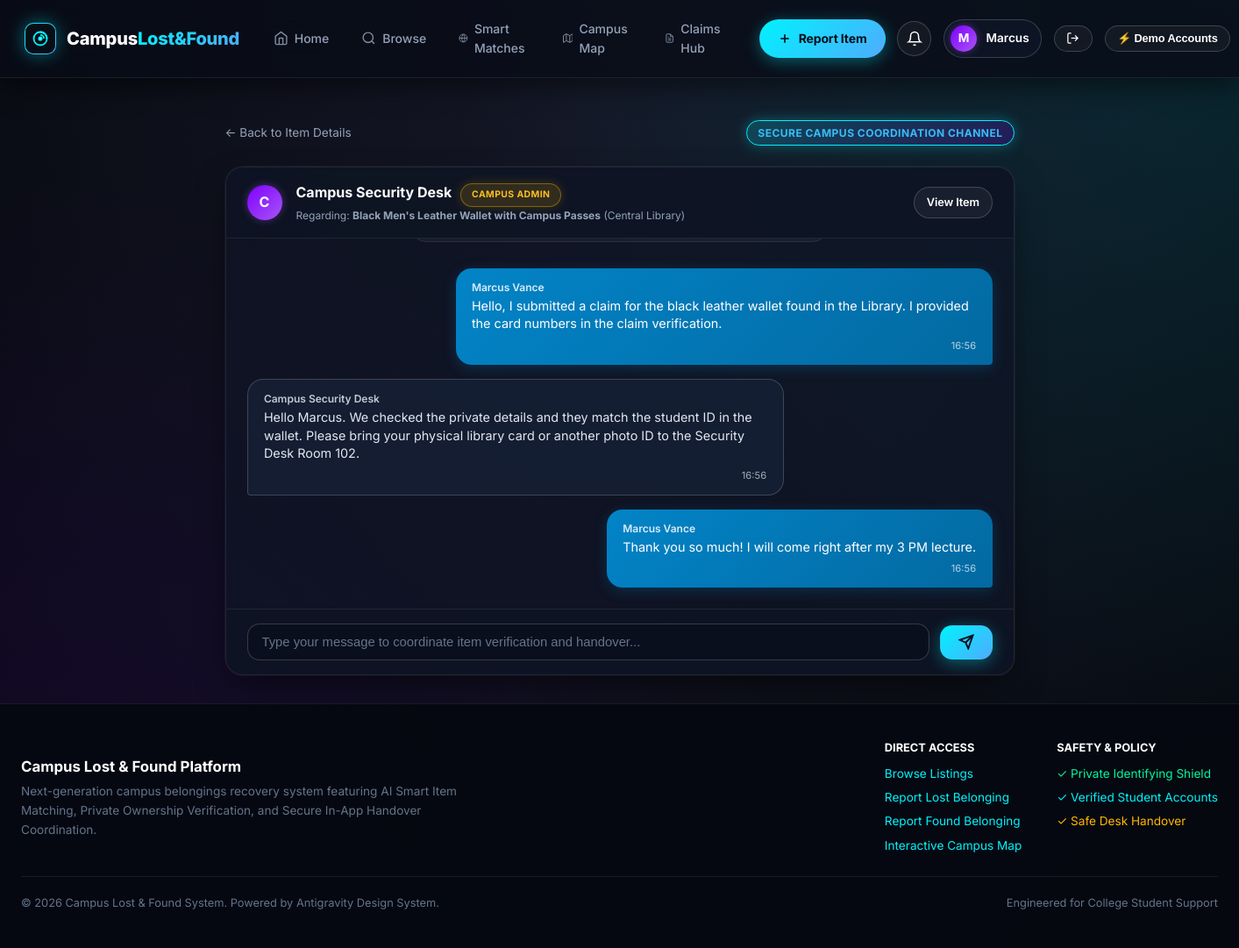
The app's page /messages/4 (signed in) with its own data.
### tables this page shows
CREATE TABLE users (
        id INTEGER PRIMARY KEY AUTOINCREMENT,
        name TEXT NOT NULL,
        email TEXT UNIQUE NOT NULL,
        usn TEXT UNIQUE NOT NULL,
        password_hash TEXT NOT NULL,
        role TEXT NOT NULL DEFAULT 'student',
        department TEXT DEFAULT 'General',
        phone TEXT DEFAULT '',
        avatar TEXT DEFAULT 'default.png',
        created_at TIMESTAMP DEFAULT CURRENT_TIMESTAMP
    );

CREATE TABLE items (
        id INTEGER PRIMARY KEY AUTOINCREMENT,
        user_id INTEGER NOT NULL,
        type TEXT NOT NULL CHECK(type IN ('LOST', 'FOUND')),
        title TEXT NOT NULL,
        category TEXT NOT NULL,
        description TEXT NOT NULL,
        private_details TEXT DEFAULT '',
        location TEXT NOT NULL,
        item_date TEXT NOT NULL,
        item_time TEXT DEFAULT '',
        contact_method TEXT DEFAULT 'In-App Handover Chat',
        image_path TEXT DEFAULT '',
        status TEXT NOT NULL DEFAULT 'OPEN' CHECK(status IN ('OPEN', 'CLAIM_PENDING', 'RETURNED', 'ARCHIVED')),
        view_count INTEGER DEFAULT 0,
        created_at TIMESTAMP DEFAULT CURRENT_TIMESTAMP,
        resolved_at TIMESTAMP, latitude REAL DEFAULT 0.0, longitude REAL DEFAULT 0.0,
        FOREIGN KEY (user_id) REFERENCES users (id) ON DELETE CASCADE
    );

CREATE TABLE messages (
        id INTEGER PRIMARY KEY AUTOINCREMENT,
        claim_id INTEGER,
        item_id INTEGER NOT NULL,
        sender_id INTEGER NOT NULL,
        recipient_id INTEGER NOT NULL,
        message TEXT NOT NULL,
        created_at TIMESTAMP DEFAULT CURRENT_TIMESTAMP,
        is_read INTEGER DEFAULT 0,
        FOREIGN KEY (claim_id) REFERENCES claims (id) ON DELETE CASCADE,
        FOREIGN KEY (item_id) REFERENCES items (id) ON DELETE CASCADE,
        FOREIGN KEY (sender_id) REFERENCES users (id) ON DELETE CASCADE,
        FOREIGN KEY (recipient_id) REFERENCES users (id) ON DELETE CASCADE
    );

### app.py (the view, shortened to what this page needs)
@app.route('/messages/<int:item_id>', methods=['GET', 'POST'])
@login_required
def item_messages(item_id):
    conn = get_db()
    cursor = conn.cursor()
    cursor.execute("""
    SELECT i.*, u.name as reporter_name, u.email as reporter_email
    FROM items i
    JOIN users u ON i.user_id = u.id
    WHERE i.id = ?
    """, (item_id,))
    item = cursor.fetchone()
    if not item:
        conn.close()
        flash('Item not found.', 'warning')
        return redirect(url_for('browse'))
    item = dict(item)
    current_user_id = session['user_id']
    partner_id = request.args.get('with', type=int)
    if current_user_id == item['user_id']:
        if not partner_id:
            cursor.execute("SELECT claimant_id FROM claims WHERE item_id = ? ORDER BY created_at DESC LIMIT 1", (item_id,))
            claimant = cursor.fetchone()
            if claimant:
                partner_id = claimant['claimant_id']
            else:
                conn.close()
                flash('No claim or chat partner found for this item yet.', 'info')
                return redirect(url_for('item_detail', item_id=item_id))
    else:
        partner_id = item['user_id']
    cursor.execute("SELECT * FROM users WHERE id = ?", (partner_id,))
    chat_partner = cursor.fetchone()
    if not chat_partner:
        conn.close()
        flash('Chat recipient could not be found.', 'warning')
        return redirect(url_for('item_detail', item_id=item_id))
    chat_partner = dict(chat_partner)
    cursor.execute("""
    SELECT m.*, u.name as sender_name, u.role as sender_role
    FROM messages m
    JOIN users u ON m.sender_id = u.id
    WHERE m.item_id = ?
      AND ((m.sender_id = ? AND m.recipient_id = ?) OR (m.sender_id = ? AND m.recipient_id = ?))
    ORDER BY m.created_at ASC
    """, (item_id, current_user_id, partner_id, partner_id, current_user_id))
    messages = [dict(r) for r in cursor.fetchall()]
    cursor.execute("""
    UPDATE messages SET is_read = 1
    WHERE item_id = ? AND recipient_id = ? AND sender_id = ?
    """, (item_id, current_user_id, partner_id))
    conn.commit()
    conn.close()
    return render_template(
        'messages.html',
        item=item,
        chat_partner=chat_partner,
        messages=messages
    )

### app.py (called while the page is built)
def login_required(f):
    @wraps(f)
    def decorated_function(*args, **kwargs):
        if 'user_id' not in session:
            flash('Please sign in to access this page.', 'warning')
            return redirect(url_for('login', next=request.url))
        return f(*args, **kwargs)
    return decorated_function

### database.py (called while the page is built)
def get_db():
    db_path = Config.DATABASE
    conn = sqlite3.connect(db_path)
    conn.row_factory = sqlite3.Row
    conn.execute("PRAGMA foreign_keys = ON")
    return conn

### templates/messages.html (shortened to what this page needs)
{% extends "base.html" %}
{% block content %}
<div style="max-width: 900px; margin: 0 auto;">
  <div style="margin-bottom: 1.5rem; display: flex; align-items: center; justify-content: space-between;">
    <a href="{{ url_for('item_detail', item_id=item['id']) }}" style="color: var(--text-muted); font-size: 0.85rem; display: flex; align-items: center; gap: 6px;">
      &larr; Back to Item Details
    </a>
    <span class="ag-badge ag-badge-match">Secure Campus Coordination Channel</span>
  </div>
  <div class="ag-chat-container">
    <div class="ag-chat-header">
      <div style="display: flex; align-items: center; gap: 1rem;">
        <div class="ag-avatar-sm" style="width: 40px; height: 40px; font-size: 1rem;">
          {{ chat_partner['name'][0] }}
        </div>
        <div>
          <div style="font-weight: 700; color: #fff; font-size: 1rem;">
            {{ chat_partner['name'] }}
            {% if chat_partner['role'] == 'admin' %}
              <span class="ag-badge ag-badge-pending" style="font-size: 0.65rem; margin-left: 6px;">Campus Admin</span>
            {% endif %}
          </div>
          <div style="font-size: 0.75rem; color: var(--text-muted);">
            Regarding: <strong>{{ item['title'] }}</strong> ({{ item['location'] }})
          </div>
        </div>
      </div>
      <a href="{{ url_for('item_detail', item_id=item['id']) }}" class="ag-btn ag-btn-glass ag-btn-sm">
        View Item
      </a>
    </div>
    <div class="ag-chat-messages" id="chat-messages-box">
      <div style="text-align: center; margin: 0.5rem 0 1rem;">
        <span style="font-size: 0.75rem; color: var(--text-dim); background: rgba(255, 255, 255, 0.04); padding: 0.35rem 0.85rem; border-radius: var(--radius-pill); border: 1px solid var(--border-glass);">
        </span>
      </div>
      {% for msg in messages %}
        <div class="ag-message-bubble {% if msg['sender_id'] == session['user_id'] %}ag-msg-me{% else %}ag-msg-partner{% endif %}">
          <div style="font-size: 0.75rem; font-weight: 600; margin-bottom: 2px; opacity: 0.85;">
            {{ msg['sender_name'] }}
          </div>
          <div>{{ msg['message'] }}</div>
          <div class="ag-msg-time">{{ msg['created_at'][11:16] }}</div>
        </div>
      {% endfor %}
    </div>
    <form method="POST" action="{{ url_for('item_messages', item_id=item['id'], with=chat_partner['id']) }}" class="ag-chat-input-bar">
      <input type="text" name="message" class="ag-input" placeholder="Type your message to coordinate item verification and handover..." required autocomplete="off" autofocus>
      <button type="submit" class="ag-btn ag-btn-primary" style="border-radius: var(--radius-md);">
        <svg viewBox="0 0 24 24" width="18" height="18" fill="none" stroke="currentColor" stroke-width="2.5"><line x1="22" y1="2" x2="11" y2="13"></line><polygon points="22 2 15 22 11 13 2 9 22 2"></polygon></svg>
      </button>
    </form>
  </div>
</div>
{% endblock %}

### templates/base.html (shortened to what this page needs)
<!DOCTYPE html>
<html lang="en">
<head>
  <link rel="stylesheet" href="{{ url_for('static', filename='css/antigravity.css') }}">
</head>
<body>
  <nav class="ag-navbar">
    <div class="ag-nav-container">
      <a href="{{ url_for('index') }}" class="ag-brand">
        <div class="ag-logo-orb">
          <svg viewBox="0 0 24 24">
            <circle cx="12" cy="12" r="9"/>
            <path d="M12 3a9 9 0 0 1 9 9M12 7a5 5 0 0 1 5 5"/>
            <circle cx="12" cy="12" r="2" fill="currentColor"/>
          </svg>
        </div>
        <div class="ag-brand-text">
          Campus<span>Lost&Found</span>
        </div>
      </a>
      <ul class="ag-nav-links">
        <li>
          <a href="{{ url_for('index') }}" class="ag-nav-link {% if request.endpoint == 'index' %}active{% endif %}">
            <svg viewBox="0 0 24 24" fill="none" stroke="currentColor" stroke-width="2"><path d="M3 9l9-7 9 7v11a2 2 0 0 1-2 2H5a2 2 0 0 1-2-2z"></path><polyline points="9 22 9 12 15 12 15 22"></polyline></svg>
            Home
          </a>
        </li>
        <li>
          <a href="{{ url_for('browse') }}" class="ag-nav-link {% if request.endpoint == 'browse' %}active{% endif %}">
            <svg viewBox="0 0 24 24" fill="none" stroke="currentColor" stroke-width="2"><circle cx="11" cy="11" r="8"></circle><line x1="21" y1="21" x2="16.65" y2="16.65"></line></svg>
            Browse
          </a>
        </li>
        <li>
          <a href="{{ url_for('smart_matches_view') }}" class="ag-nav-link {% if request.endpoint == 'smart_matches_view' %}active{% endif %}">
            <svg viewBox="0 0 24 24" fill="none" stroke="currentColor" stroke-width="2"><circle cx="12" cy="12" r="10"></circle><path d="M12 2a14.5 14.5 0 0 0 0 20 14.5 14.5 0 0 0 0-20"></path><path d="M2 12h20"></path></svg>
            Smart Matches
          </a>
        </li>
        <li>
          <a href="{{ url_for('campus_map') }}" class="ag-nav-link {% if request.endpoint == 'campus_map' %}active{% endif %}">
            <svg viewBox="0 0 24 24" fill="none" stroke="currentColor" stroke-width="2"><polygon points="1 6 1 22 8 18 16 22 23 18 23 2 16 6 8 2 1 6"></polygon><line x1="8" y1="2" x2="8" y2="18"></line><line x1="16" y1="6" x2="16" y2="22"></line></svg>
            Campus Map
          </a>
        </li>
        {% if session.get('user_id') %}
        <li>
          <a href="{{ url_for('claims') }}" class="ag-nav-link {% if request.endpoint == 'claims' %}active{% endif %}">
            Claims Hub
          </a>
        </li>
        {% endif %}
      </ul>
      <div class="ag-nav-actions">
        <a href="{{ url_for('report_item') }}" class="ag-btn ag-btn-primary">
          <svg viewBox="0 0 24 24" width="16" height="16" fill="none" stroke="currentColor" stroke-width="2.5"><line x1="12" y1="5" x2="12" y2="19"></line><line x1="5" y1="12" x2="19" y2="12"></line></svg>
          Report Item
        </a>
        {% if current_user %}
        <a href="{{ url_for('notifications') }}" class="ag-btn ag-btn-glass" style="position: relative; padding: 0.6rem;" title="Notifications">
          <svg viewBox="0 0 24 24" width="18" height="18" fill="none" stroke="currentColor" stroke-width="2"><path d="M18 8A6 6 0 0 0 6 8c0 7-3 9-3 9h18s-3-2-3-9"></path><path d="M13.73 21a2 2 0 0 1-3.46 0"></path></svg>
        </a>
        <a href="{{ url_for('profile') }}" class="ag-user-pill" title="View Profile">
          <div class="ag-avatar-sm">{{ current_user['name'][0] }}</div>
          <span class="ag-user-name">{{ current_user['name'].split()[0] }}</span>
        </a>
        <a href="{{ url_for('logout') }}" class="ag-btn ag-btn-glass ag-btn-sm" title="Sign Out">
          <svg viewBox="0 0 24 24" width="15" height="15" fill="none" stroke="currentColor" stroke-width="2"><path d="M9 21H5a2 2 0 0 1-2-2V5a2 2 0 0 1 2-2h4"></path><polyline points="16 17 21 12 16 7"></polyline><line x1="21" y1="12" x2="9" y2="12"></line></svg>
        </a>
        {% else %}
        <a href="{{ url_for('login') }}" class="ag-btn ag-btn-glass">Sign In</a>
        <a href="{{ url_for('register') }}" class="ag-btn ag-btn-purple">Register</a>
        {% endif %}
        <div style="position: relative;">
          <button class="ag-btn ag-btn-glass ag-btn-sm" onclick="document.getElementById('demo-dropdown').classList.toggle('show');" title="Fast Test Switcher">
            ⚡ Demo Accounts
          </button>
        </div>
      </div>
    </div>
  </nav>
  <main class="ag-main-content">
    {% block content %}{% endblock %}
  </main>
  <footer class="ag-footer">
    <div class="ag-footer-container">
      <div>
        <div style="font-weight: 700; color: #fff; font-size: 1.05rem; margin-bottom: 0.25rem;">
          Campus Lost & Found Platform
        </div>
        <p style="color: var(--text-dim); max-width: 520px;">
          Next-generation campus belongings recovery system featuring AI Smart Item Matching, Private Ownership Verification, and Secure In-App Handover Coordination.
        </p>
      </div>
      <div style="display: flex; gap: 2.5rem; flex-wrap: wrap;">
        <div>
          <div style="font-size: 0.8rem; font-weight: 700; color: #fff; margin-bottom: 0.5rem; text-transform: uppercase;">Direct Access</div>
          <ul style="list-style: none; display: flex; flex-direction: column; gap: 0.35rem;">
            <li><a href="{{ url_for('browse') }}">Browse Listings</a></li>
            <li><a href="{{ url_for('report_item', type='LOST') }}">Report Lost Belonging</a></li>
            <li><a href="{{ url_for('report_item', type='FOUND') }}">Report Found Belonging</a></li>
            <li><a href="{{ url_for('campus_map') }}">Interactive Campus Map</a></li>
          </ul>
        </div>
        <div>
          <div style="font-size: 0.8rem; font-weight: 700; color: #fff; margin-bottom: 0.5rem; text-transform: uppercase;">Safety & Policy</div>
          <ul style="list-style: none; display: flex; flex-direction: column; gap: 0.35rem;">
            <li><span style="color: var(--emerald);">✓ Private Identifying Shield</span></li>
            <li><span style="color: var(--cyan);">✓ Verified Student Accounts</span></li>
            <li><span style="color: var(--amber);">✓ Safe Desk Handover</span></li>
          </ul>
        </div>
      </div>
    </div>
    <div style="max-width: 1380px; margin: 1.5rem auto 0; padding-top: 1.25rem; border-top: 1px solid var(--border-glass); display: flex; justify-content: space-between; align-items: center; font-size: 0.8rem; color: var(--text-dim);">
      <span>&copy; {{ current_year }} Campus Lost & Found System. Powered by Antigravity Design System.</span>
      <span>Engineered for College Student Support</span>
    </div>
  </footer>
</body>
</html>

### records on screen
users: name "M", name "Marcus"
users: name "C", name "Campus Security Desk"
items: title "Black Men's Leather Wallet with Campus Passes", location "Central Library"
messages: sender_name "Marcus Vance", message "Hello, I submitted a claim for the black leather wallet found in the Library. I provided the card numbers in the claim verification.", created_at "16:56"
messages: sender_name "Campus Security Desk", message "Hello Marcus. We checked the private details and they match the student ID in the wallet. Please bring your physical library card or another photo ID to the Security Desk Room 102.", created_at "16:56"
messages: sender_name "Marcus Vance", message "Thank you so much! I will come right after my 3 PM lecture.", created_at "16:56"
